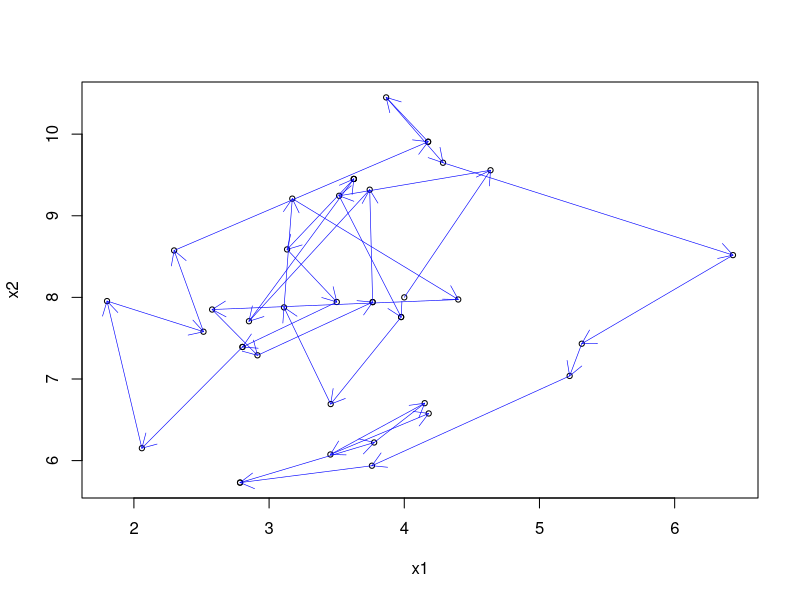

The R script that drew this image: (Note: this script raises an error after producing the figure.)
library(mvtnorm)
library(MASS)
library(shape)
library(ggplot2)
MH = function(N, sigma) {
  mu = c(0,0)
  covar = matrix(c(1,0.6,0.6,2), nrow=2)
  x = matrix(0, nrow = N, ncol = 2)
  #inv_sigma = solve(sigma)
  #x[1,] = rnorm(2, mean=0, sd=1)
  x[1,] = c(4,8)
  for (i in 2:N){
    x_t = x[i-1, ]
    x_new = mvrnorm(mu=x[i-1, ], Sigma=sigma)
    A = dmvnorm(x_new,sigma=covar) / dmvnorm(x_t, sigma=covar)
    u=rnorm(1)
    if (min(A,1) >= u) {
      x[i, ] = x_new
    } else {
      x[i, ] = x[i-1, ]  
    }
  }
  return (x)
}
mh_sample = MH(N=40, diag(2))
iters=40
plot(mh_sample, cex=0.7, xlab = "x1",ylab="x2")
for (k in 1:(iters-1)) {
  Arrows(mh_sample[k,1],mh_sample[k,2], mh_sample[k+1,1],mh_sample[k+1,2],
         lty=1,lwd=0.6, col='blue', arr.adj=1,code=2,arr.type='simple',arr.width=0.1)
}
for(i in seq(0.02,2,0.1)){
  mixtools::ellipse(mu=c(0,0),
                    sigma = sigma, alpha = i,npoints = 500,
                    draw = TRUE,newplot = FALSE, col="red",lwd=1) 
}
# simu = as.data.frame(mh_sample)
# sp = ggplot(data=simu, aes(x=V1,y=V2)) + geom_point(color = "gray") + geom_density_2d()
# sp
